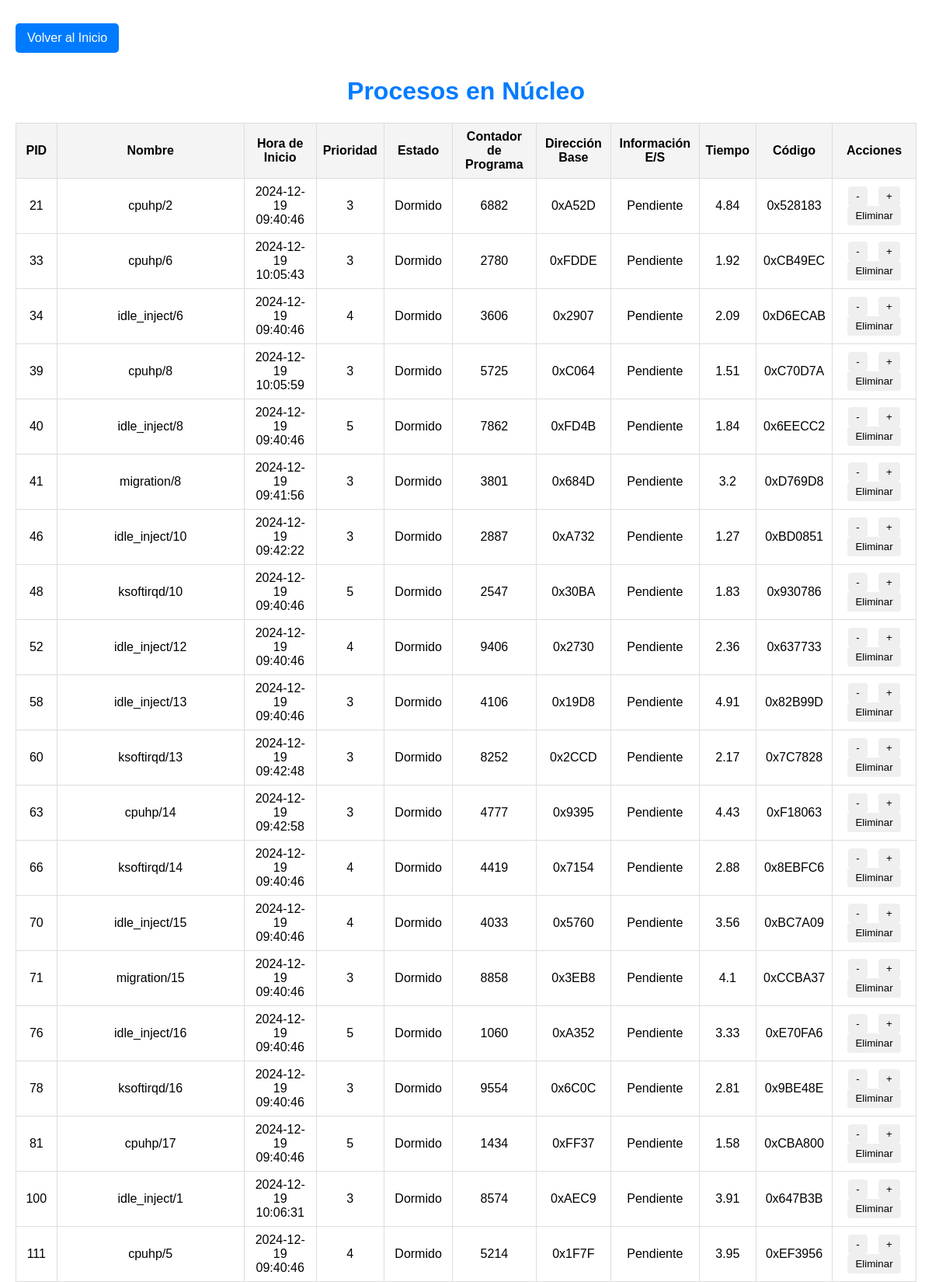
/nucleo/3 (upper part), run on the app's committed database.
### app.py (models this page shows, shortened)
class Proceso(db.Model):
    id = db.Column(db.Integer, primary_key=True)
    nombre = db.Column(db.String(50), nullable=False)
    prioridad = db.Column(db.Integer, nullable=False)
    hora_inicio = db.Column(db.String(50), nullable=False)
    tiempo_restante = db.Column(db.Integer, nullable=False)
    cpu_asignado = db.Column(db.Integer, nullable=True)
    estado = db.Column(db.String(50), default="En ejecución")
    contador_programa = db.Column(db.Integer, default=0)
    direccion_base = db.Column(db.Integer, default=0x1000)
    info_entrada_salida = db.Column(db.String(50), default="Pendiente")
    tiempo = db.Column(db.Float, default=3.5)
    codigo = db.Column(db.String(50), default="0xABC123")

### app.py (the view)
@app.route('/nucleo/<int:cpu_id>')
def ver_nucleo(cpu_id):
    session = SessionFactory()
    try:
        procesos = session.query(Proceso).filter_by(cpu_asignado=cpu_id).all()
    finally:
        session.close()
    return render_template('nucleo.html', cpu_id=cpu_id, procesos=procesos)

### templates/nucleo.html (shortened to what this page needs)
<!DOCTYPE html>
<html lang="es">
<head>
</head>
<body>
    <a href="/" class="back-button">Volver al Inicio</a>
    <h1>Procesos en Núcleo {{ nucleo_id }}</h1>
    <table>
        <thead>
            <tr>
                <th>PID</th>
                <th>Nombre</th>
                <th>Hora de Inicio</th>
                <th>Prioridad</th>
                <th>Estado</th>
                <th>Contador de Programa</th>
                <th>Dirección Base</th>
                <th>Información E/S</th>
                <th>Tiempo</th>
                <th>Código</th>
                <th>Acciones</th>
            </tr>
        </thead>
        <tbody>
            {% for proceso in procesos %}
            <tr id="fila-{{ proceso.id }}">
                <td>{{ proceso.id }}</td>
                <td>{{ proceso.nombre or "Proceso Desconocido" }}</td>
                <td>{{ proceso.hora_inicio or "N/A" }}</td>
                <td>{{ proceso.prioridad or "N/A" }}</td>
                <td>{{ proceso.estado or "Desconocido" }}</td>
                <td>{{ proceso.contador_programa or "N/A" }}</td>
                <td>{{ proceso.direccion_base or "N/A" }}</td>
                <td>{{ proceso.info_entrada_salida or "N/A" }}</td>
                <td>{{ proceso.tiempo or "N/A" }}</td>
                <td>{{ proceso.codigo or "N/A" }}</td>
                <td>
                    <button onclick="cambiarPrioridad({{ proceso.id }}, -1)">-</button>
                    <button onclick="cambiarPrioridad({{ proceso.id }}, 1)">+</button>
                    <button onclick="eliminarProceso({{ proceso.id }})">Eliminar</button>
                </td>
            </tr>
            {% endfor %}
        </tbody>
    </table>
</body>
</html>

### templates/nucleo.html (style rules this page uses)
body { font-family: Arial, sans-serif; margin: 20px; }
h1 { text-align: center; color: #007BFF; }
table { width: 100%; border-collapse: collapse; margin: 20px 0; }
th, td { border: 1px solid #ddd; padding: 8px; text-align: center; }
th { background-color: #f4f4f4; }
button { padding: 5px 10px; margin: 0 5px; border: none; border-radius: 4px; cursor: pointer; }
.back-button { display: inline-block; margin: 10px 0; padding: 10px 15px; background-color: #007BFF; color: white; text-decoration: none; border-radius: 5px; cursor: pointer; }

### data on the page
Proceso: id "21", nombre "cpuhp/2", hora_inicio "2024-12-19 09:40:46", prioridad "3", estado "Dormido", contador_programa "6882", direccion_base "0xA52D", info_entrada_salida "Pendiente", tiempo "4.84", codigo "0x528183"
Proceso: id "33", nombre "cpuhp/6", hora_inicio "2024-12-19 10:05:43", prioridad "3", estado "Dormido", contador_programa "2780", direccion_base "0xFDDE", info_entrada_salida "Pendiente", tiempo "1.92", codigo "0xCB49EC"
Proceso: id "34", nombre "idle_inject/6", hora_inicio "2024-12-19 09:40:46", prioridad "4", estado "Dormido", contador_programa "3606", direccion_base "0x2907", info_entrada_salida "Pendiente", tiempo "2.09", codigo "0xD6ECAB"
Proceso: id "39", nombre "cpuhp/8", hora_inicio "2024-12-19 10:05:59", prioridad "3", estado "Dormido", contador_programa "5725", direccion_base "0xC064", info_entrada_salida "Pendiente", tiempo "1.51", codigo "0xC70D7A"
Proceso: id "40", nombre "idle_inject/8", hora_inicio "2024-12-19 09:40:46", prioridad "5", estado "Dormido", contador_programa "7862", direccion_base "0xFD4B", info_entrada_salida "Pendiente", tiempo "1.84", codigo "0x6EECC2"
Proceso: id "41", nombre "migration/8", hora_inicio "2024-12-19 09:41:56", prioridad "3", estado "Dormido", contador_programa "3801", direccion_base "0x684D", info_entrada_salida "Pendiente", tiempo "3.2", codigo "0xD769D8"
Proceso: id "46", nombre "idle_inject/10", hora_inicio "2024-12-19 09:42:22", prioridad "3", estado "Dormido", contador_programa "2887", direccion_base "0xA732", info_entrada_salida "Pendiente", tiempo "1.27", codigo "0xBD0851"
Proceso: id "48", nombre "ksoftirqd/10", hora_inicio "2024-12-19 09:40:46", prioridad "5", estado "Dormido", contador_programa "2547", direccion_base "0x30BA", info_entrada_salida "Pendiente", tiempo "1.83", codigo "0x930786"
Proceso: id "52", nombre "idle_inject/12", hora_inicio "2024-12-19 09:40:46", prioridad "4", estado "Dormido", contador_programa "9406", direccion_base "0x2730", info_entrada_salida "Pendiente", tiempo "2.36", codigo "0x637733"
Proceso: id "58", nombre "idle_inject/13", hora_inicio "2024-12-19 09:40:46", prioridad "3", estado "Dormido", contador_programa "4106", direccion_base "0x19D8", info_entrada_salida "Pendiente", tiempo "4.91", codigo "0x82B99D"
Proceso: id "60", nombre "ksoftirqd/13", hora_inicio "2024-12-19 09:42:48", prioridad "3", estado "Dormido", contador_programa "8252", direccion_base "0x2CCD", info_entrada_salida "Pendiente", tiempo "2.17", codigo "0x7C7828"
Proceso: id "63", nombre "cpuhp/14", hora_inicio "2024-12-19 09:42:58", prioridad "3", estado "Dormido", contador_programa "4777", direccion_base "0x9395", info_entrada_salida "Pendiente", tiempo "4.43", codigo "0xF18063"
Proceso: id "66", nombre "ksoftirqd/14", hora_inicio "2024-12-19 09:40:46", prioridad "4", estado "Dormido", contador_programa "4419", direccion_base "0x7154", info_entrada_salida "Pendiente", tiempo "2.88", codigo "0x8EBFC6"
Proceso: id "70", nombre "idle_inject/15", hora_inicio "2024-12-19 09:40:46", prioridad "4", estado "Dormido", contador_programa "4033", direccion_base "0x5760", info_entrada_salida "Pendiente", tiempo "3.56", codigo "0xBC7A09"
Proceso: id "71", nombre "migration/15", hora_inicio "2024-12-19 09:40:46", prioridad "3", estado "Dormido", contador_programa "8858", direccion_base "0x3EB8", info_entrada_salida "Pendiente", tiempo "4.1", codigo "0xCCBA37"
Proceso: id "76", nombre "idle_inject/16", hora_inicio "2024-12-19 09:40:46", prioridad "5", estado "Dormido", contador_programa "1060", direccion_base "0xA352", info_entrada_salida "Pendiente", tiempo "3.33", codigo "0xE70FA6"
Proceso: id "78", nombre "ksoftirqd/16", hora_inicio "2024-12-19 09:40:46", prioridad "3", estado "Dormido", contador_programa "9554", direccion_base "0x6C0C", info_entrada_salida "Pendiente", tiempo "2.81", codigo "0x9BE48E"
Proceso: id "81", nombre "cpuhp/17", hora_inicio "2024-12-19 09:40:46", prioridad "5", estado "Dormido", contador_programa "1434", direccion_base "0xFF37", info_entrada_salida "Pendiente", tiempo "1.58", codigo "0xCBA800"
Proceso: id "100", nombre "idle_inject/1", hora_inicio "2024-12-19 10:06:31", prioridad "3", estado "Dormido", contador_programa "8574", direccion_base "0xAEC9", info_entrada_salida "Pendiente", tiempo "3.91", codigo "0x647B3B"
Proceso: id "111", nombre "cpuhp/5", hora_inicio "2024-12-19 09:40:46", prioridad "4", estado "Dormido", contador_programa "5214", direccion_base "0x1F7F", info_entrada_salida "Pendiente", tiempo "3.95", codigo "0xEF3956"
